Frame 1 (no input): blank canvas, image omitted
Frame 60 (the mouse pressed at the canvas centre just before this capture): blank canvas, image omitted
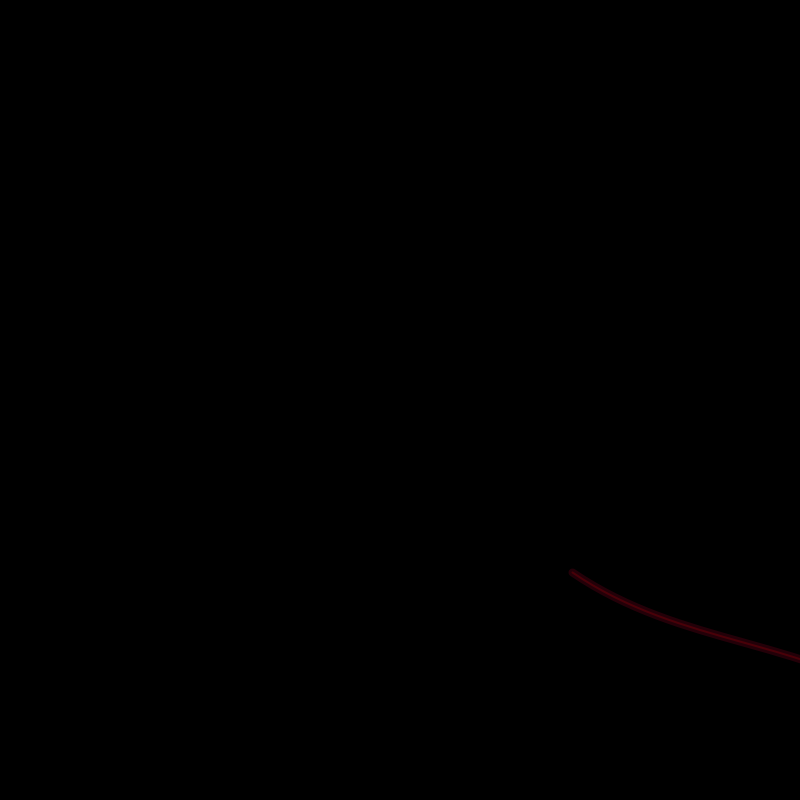
Frame 120 (the mouse held since frame 60 and released just before this capture)

The Processing sketch whose frames 1 and 60 were blank and that drew this single picture after the mouse press (run headless with seeded random() and noise(); from frame 60 on, the mouse is pressed at the canvas centre):

// Processing sketch: processing_141805
// ── processing_141805.pde


//an array of bezcritters
BezCritter[] bezcritters;


//BezCritter bez1;
//BezCritter bez2;


void setup() {
 
  frameRate(30);
  size(800, 800);
  //initialize bezcritters
 bezcritters = new BezCritter[0];
 

 
}

void draw() {
   background(0);
 
for (int i = 0; i < bezcritters.length; i++) {
 bezcritters[i].display();
bezcritters[i].swim(); 
}
 
 
}

void mousePressed() {
  BezCritter myBezCritter = new BezCritter(mouseX, mouseY);
  bezcritters = (BezCritter[]) append(bezcritters, myBezCritter);
} 






/*
void bezcritter() {
  
  // bez traits
  
  int x1 = 122;
  int y1 = 237;
  int x2 = 372;
  int y2 = 287;
  int x3 = 107;
  int y3 = 237;
  int x4 = 94;
  int y4 = 98;
  
  // critter head traits
  
  int hx = 94;
  int hy = 91;
  int headHeight = 10;
  int headWidth = 10;
  
   noFill();
  stroke(90, 0, 0, 50);
  smooth();
 // bezier(218, 196, 468, 246, 203, 196, 94, 98); //top bez
 bezier(x1, y1, x2, y2, x3, y3, x4, y4); // middle bez
// bezier(71, 209, 321, 259, 56, 209, 94, 89); // bottom bez
 fill(120, 0, 0, 75);
  ellipse(hx, hy, headHeight, headWidth);
}
*/



class BezCritter {
  

  // bez traits
  
  int sthin = 2;
  int sthick = 8;
  
  int x1;
  int y1;
  int x2;
  int y2;
  int x3;
  int y3;
 
  int x5;
  int y5;
  int x6;
  int y6;
  int x7;
  int y7;

  
  int speed;
  
  
  // critter head traits
  
  int hx;
  int hy;
  int headHeight;
  int headWidth;
  
  BezCritter(int centerX, int centerY) {
    
   // critter head traits
  
  hx = centerX;  //94
  hy = centerY;  //91
  headHeight = 15;
  headWidth = 15;
  
   // bez traits
 
  x1 = centerX; //mouseX //122  //x3 - 40
  y1 = centerY; // mouseY //237 //x3 + 115
  x2 = x1 + (width - width/6);
  y2 = y1 + width/6;
  x3 = x1 - width/20;
 
 
  x5 = centerX/4;  //71 //x7 - 40
  y5 = centerY/4; //209 //x5 + 138
  x6 = x5 + (width - width/6);
  y6 = y5 + width/6;
  x7 = x5 - width/20;
  
  speed = 8;


  }
  
void display() {

   noFill();
   strokeWeight(sthin);
  stroke(90, 0, 0, 175);
  smooth();
 bezier(x1, y1, x2, y2, x3, y1, hx, hy); // middle bez
 bezier(x5, y5, x6, y6, x7, y5, hx, hy); //bottom bez
 strokeWeight(sthick);
 stroke(90, 0, 20, 100);
 bezier(x5, y5, x6, y6, x7, y5, hx, hy);
  bezier(x1, y1, x2, y2, x3, y1, hx, hy); 
 fill(120, 0, 0, 180);
  ellipse(hx, hy, headHeight, headWidth);
}

void swim() {

 hx = hx + speed;
 hy = hy + speed;


 
 if(hx > width/2) {
   hx = hx + speed/2;
   hy = hy + speed/2;
   
  x3 = x3 + speed*2;
   x7 = x7 + speed*2;
  
   
  
  y2 = y2 + speed/2;
   y6 = y6 + speed;
   
   x1 = x1 + speed;
   y1 = y1 + speed;
   x5 = x5 + speed;
   y5 = y5 + speed;
   
 }
 
  
 /*if(hy > width/2 && y3 > width/2) {
     hy = hy - hy;
      y1 = y1 - y1;
     y2 = y2 - y2;
      y5 = y5 - y5;
      y6 = y6 - y6;
   
   } */

 
 



}



}
